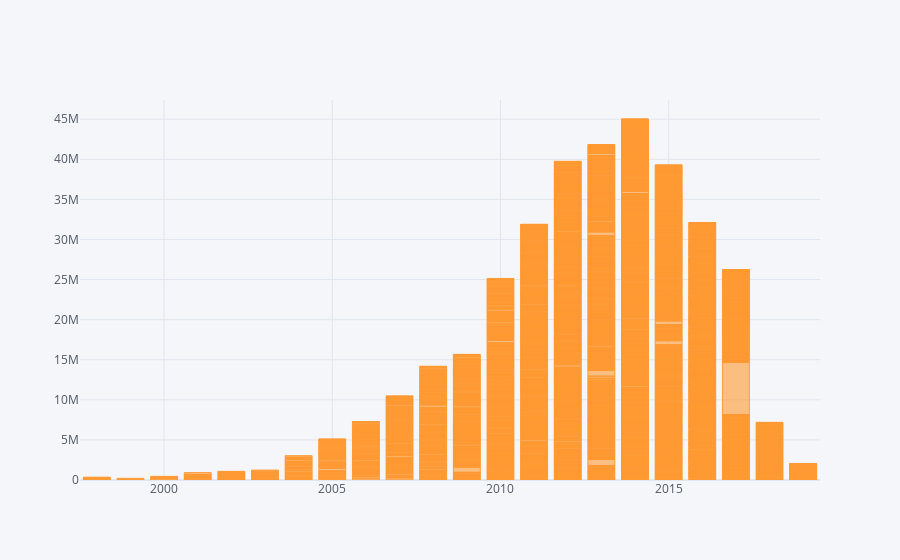

The cell this chart's notebook holds for it:
### Markdown cell above
### Bivariet Analysis Now

### Code cell
expr.iplot(kind = 'bar', x= 'Year', y= 'Kilometers_Driven')

### Figure 1 — Plotly figure (JSON) as saved in the notebook; plotly's stock layout.template omitted (floating-point values rounded to 4 significant figures; data arrays with more than 128 entries replaced by an {"elided": "..."} marker saying what was removed)
{"data": [{"marker": {"color": "rgba(255, 153, 51, 0.6)", "line": {"color": "rgba(255, 153, 51, 1.0)", "width": 1}}, "name": "Kilometers_Driven", "orientation": "v", "text": "", "type": "bar", "x": {"elided": "5975 int values"}, "y": {"elided": "5975 int values"}}], "layout": {"legend": {"bgcolor": "#F5F6F9", "font": {"color": "#4D5663"}}, "paper_bgcolor": "#F5F6F9", "plot_bgcolor": "#F5F6F9", "title": {"font": {"color": "#4D5663"}}, "xaxis": {"gridcolor": "#E1E5ED", "showgrid": true, "tickfont": {"color": "#4D5663"}, "title": {"font": {"color": "#4D5663"}, "text": ""}, "zerolinecolor": "#E1E5ED"}, "yaxis": {"gridcolor": "#E1E5ED", "showgrid": true, "tickfont": {"color": "#4D5663"}, "title": {"font": {"color": "#4D5663"}, "text": ""}, "zerolinecolor": "#E1E5ED"}}}
